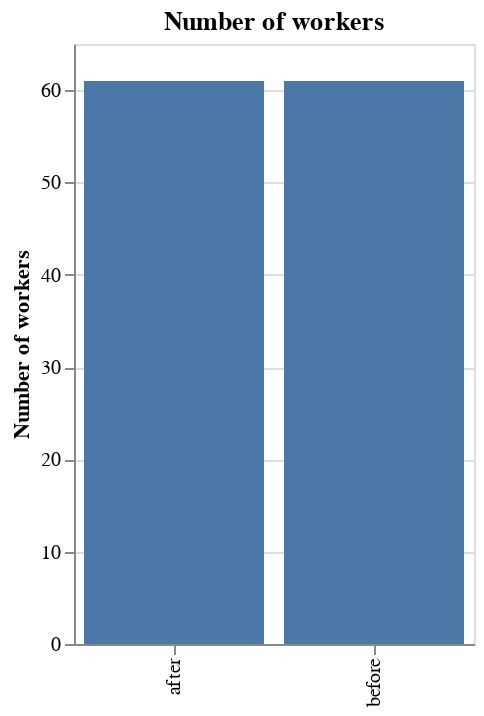

Notebook code for this chart:
### Code cell
# YOUR ANSWER HERE
plot_count

### Figure 1 — Vega-Lite specification as saved in the notebook (floating-point values rounded to 4 significant figures)
{"$schema": "https://vega.github.io/schema/vega-lite/v5.20.1.json", "config": {"view": {"continuousHeight": 300, "continuousWidth": 300}}, "data": {"name": "data-21f74c9a205a93c7338ecaddfcf41838"}, "datasets": {"data-21f74c9a205a93c7338ecaddfcf41838": [{"salary": 12.11, "when": "after"}, {"salary": 12.87, "when": "after"}, {"salary": 12.53, "when": "after"}, {"salary": 11.65, "when": "after"}, {"salary": 10.47, "when": "after"}, {"salary": 10.7, "when": "after"}, {"salary": 13.24, "when": "after"}, {"salary": 12.58, "when": "after"}, {"salary": 14.1, "when": "after"}, {"salary": 13.59, "when": "after"}, {"salary": 14.04, "when": "after"}, {"salary": 11.78, "when": "after"}, {"salary": 12.98, "when": "after"}, {"salary": 13.91, "when": "after"}, {"salary": 13.57, "when": "after"}, {"salary": 12.22, "when": "after"}, {"salary": 10.69, "when": "after"}, {"salary": 10.94, "when": "after"}, {"salary": 14.87, "when": "after"}, {"salary": 10.88, "when": "after"}, {"salary": 12.27, "when": "after"}, {"salary": 11.05, "when": "after"}, {"salary": 14.46, "when": "after"}, {"salary": 11.32, "when": "after"}, {"salary": 13.09, "when": "after"}, {"salary": 13.98, "when": "after"}, {"salary": 10.44, "when": "after"}, {"salary": 13.58, "when": "after"}, {"salary": 13.87, "when": "after"}, {"salary": 11.83, "when": "after"}, {"salary": 36.64, "when": "after"}, {"salary": 34.65, "when": "after"}, {"salary": 32.83, "when": "after"}, {"salary": 33.66, "when": "after"}, {"salary": 39.99, "when": "after"}, {"salary": 30.31, "when": "after"}, {"salary": 34.66, "when": "after"}, {"salary": 30.15, "when": "after"}, {"salary": 31.42, "when": "after"}, {"salary": 37.01, "when": "after"}, {"salary": 34.44, "when": "after"}, {"salary": 34.46, "when": "after"}, {"salary": 39.32, "when": "after"}, {"salary": 33.04, "when": "after"}, {"salary": 36.32, "when": "after"}, {"salary": 30.28, "when": "after"}, {"salary": 31.87, "when": "after"}, {"salary": 39.37, "when": "after"}, {"salary": 34.39, "when": "after"}, {"salary": 31.25, "when": "after"}, {"salary": 31.78, "when": "after"}, {"salary": 39.88, "when": "after"}, {"salary": 39.63, "when": "after"}, {"salary": 32.48, "when": "after"}, {"salary": 35.77, "when": "after"}, {"salary": 32.31, "when": "after"}, {"salary": 39.79, "when": "after"}, {"salary": 37.34, "when": "after"}, {"salary": 36.31, "when": "after"}, {"salary": 38.52, "when": "after"}, {"salary": 36.38, "when": "after"}, {"salary": 22.52, "when": "before"}, {"salary": 18.61, "when": "before"}, {"salary": 20.42, "when": "before"}, {"salary": 22.57, "when": "before"}, {"salary": 24.78, "when": "before"}, {"salary": 23.13, "when": "before"}, {"salary": 23.37, "when": "before"}, {"salary": 20.76, "when": "before"}, {"salary": 22.34, "when": "before"}, {"salary": 22.75, "when": "before"}, {"salary": 18.43, "when": "before"}, {"salary": 21.9, "when": "before"}, {"salary": 24.1, "when": "before"}, {"salary": 18.1, "when": "before"}, {"salary": 21.9, "when": "before"}, {"salary": 23.27, "when": "before"}, {"salary": 15.65, "when": "before"}, {"salary": 22.74, "when": "before"}, {"salary": 16.06, "when": "before"}, {"salary": 16.36, "when": "before"}, {"salary": 21.22, "when": "before"}, {"salary": 21.81, "when": "before"}, {"salary": 19.98, "when": "before"}, {"salary": 24.1, "when": "before"}, {"salary": 24.33, "when": "before"}, {"salary": 21.99, "when": "before"}, {"salary": 24.56, "when": "before"}, {"salary": 23.16, "when": "before"}, {"salary": 18.45, "when": "before"}, {"salary": 19.69, "when": "before"}, {"salary": 15.23, "when": "before"}, {"salary": 15.34, "when": "before"}, {"salary": 15.35, "when": "before"}, {"salary": 23.65, "when": "before"}, {"salary": 22.55, "when": "before"}, {"salary": 18.61, "when": "before"}, {"salary": 16.89, "when": "before"}, {"salary": 16.81, "when": "before"}, {"salary": 24.42, "when": "before"}, {"salary": 22.81, "when": "before"}, {"salary": 20.38, "when": "before"}, {"salary": 16.14, "when": "before"}, {"salary": 15.99, "when": "before"}, {"salary": 20.78, "when": "before"}, {"salary": 19.32, "when": "before"}, {"salary": 20.16, "when": "before"}, {"salary": 19.25, "when": "before"}, {"salary": 21.04, "when": "before"}, {"salary": 20.98, "when": "before"}, {"salary": 21.7, "when": "before"}, {"salary": 21.78, "when": "before"}, {"salary": 20.4, "when": "before"}, {"salary": 23.93, "when": "before"}, {"salary": 16.79, "when": "before"}, {"salary": 21.06, "when": "before"}, {"salary": 17.69, "when": "before"}, {"salary": 15.36, "when": "before"}, {"salary": 24.33, "when": "before"}, {"salary": 15.92, "when": "before"}, {"salary": 21.93, "when": "before"}, {"salary": 19.41, "when": "before"}]}, "encoding": {"x": {"field": "when", "title": null, "type": "nominal"}, "y": {"aggregate": "count", "title": "Number of workers", "type": "quantitative"}}, "height": 300, "mark": {"type": "bar"}, "title": "Number of workers", "width": 200}
